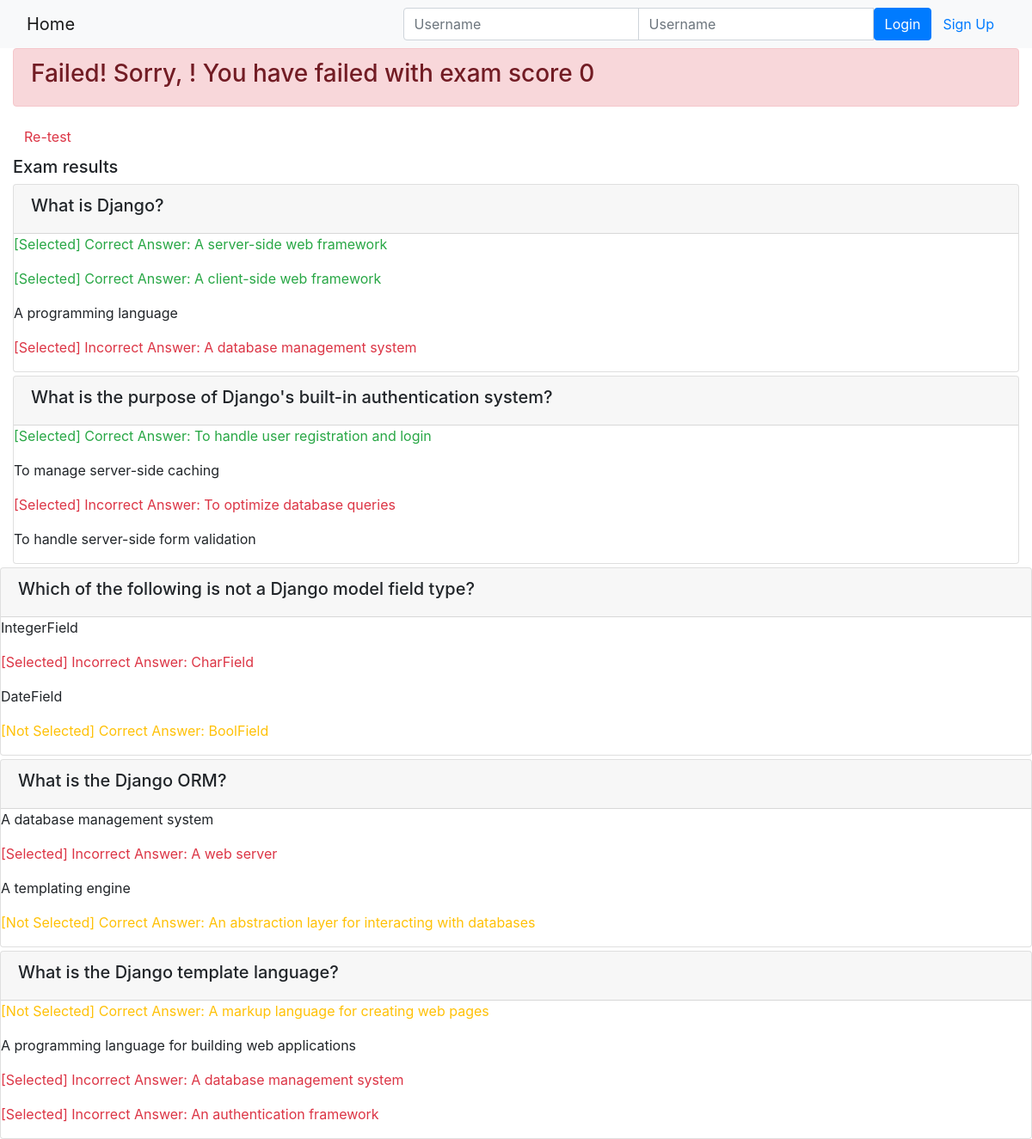
/onlinecourse/1/submission/1/result/, run on the app's committed database.
### onlinecourse/models.py (models this page shows, shortened)
class Question(models.Model):
    course = models.ForeignKey(Course, on_delete=models.CASCADE)
    question_text = models.CharField(max_length=250)
    grade = models.IntegerField(default=0)

class Choice(models.Model):
    question = models.ForeignKey(Question, on_delete=models.CASCADE)
    choice_text = models.CharField(max_length=250)
    is_correct = models.BooleanField(default=False)

### onlinecourse/views.py (the view)
# urls.py: path('<int:course_id>/submission/<int:submission_id>/result/', views.show_exam_result, name='show_exam_result'),
def show_exam_result(request, course_id, submission_id):
    course = get_object_or_404(Course, pk=course_id)
    submission = get_object_or_404(Submission, pk=submission_id)
    selected_choice_ids = submission.choices.values_list('pk', flat=True)
    total_score = 0
    for question in course.question_set.all():
        is_correct = True
        for choice in question.choice_set.all():
            if choice.is_correct and choice.pk not in selected_choice_ids:
                is_correct = False
            elif not choice.is_correct and choice.pk in selected_choice_ids:
                is_correct = False
        if is_correct:
            total_score += question.grade
    context = {
        'course_id': course_id,
        'submission_id': submission_id,
        'course': course,
        'selected_choice_ids': selected_choice_ids,
        'total_score': total_score,
        'user': request.user,
    }
    return render(request, 'onlinecourse/exam_result_bootstrap.html', context)

### onlinecourse/templates/onlinecourse/exam_result_bootstrap.html (shortened to what this page needs)
<!DOCTYPE html>
<html lang="en">
<head>
    {% load static %}
    <link rel="stylesheet" href="https://maxcdn.bootstrapcdn.com/bootstrap/4.5.2/css/bootstrap.min.css">
</head>
<body>
 <nav class="navbar navbar-light bg-light">
    <div class="container-fluid">
        <div class="navbar-header">
              <a class="navbar-brand" href="{% url 'onlinecourse:index' %}">Home</a>
        </div>
        <ul class="nav navbar-nav navbar-right">
            {% if user.is_authenticated %}
            <li>
                <a class="btn btn-link" href="#">{{ user.first_name }}({{ user.username }})</a>
                <a class="btn btn-link" href="{% url 'onlinecourse:logout' %}">Logout</a>
            </li>
            {% else %}
            <li>
                <form class="form-inline" action="{% url 'onlinecourse:login' %}" method="post">
                    <div class="input-group">
                        <input type="text" class="form-control" placeholder="Username" name="username" >
                        <input type="password" class="form-control" placeholder="Username" name="psw" >
                        <button class="btn btn-primary" type="submit">Login</button>
                        <a class="btn btn-link" href="{% url 'onlinecourse:registration' %}">Sign Up</a>
                    </div>
                </form>
            </li>
            {% endif %}
        </ul>
    </div>
</nav>
<div class="container-fluid">
    {% if total_score >= 80 %}
    <div class="alert alert-success">
       <h3>Congratulations, {{user.first_name}}! You have passed the exam and completed the course with score {{total_score}} </h3>
    </div>
        {% else %}
        <div class="alert alert-danger">
            <h3>Failed! Sorry, {{user.first_name}}! You have failed with exam score {{total_score}}</h3>
        </div>
        <a class="btn btn-link text-danger" href="{% url 'onlinecourse:course_details' course.id %}">Re-test</a>
        {% endif %}
        <div class="card-columns-vertical mt-1">
        <h5 class="">Exam results</h5>
            {% for question in course.question_set.all %}
                <div class="card mt-1">
                <div class="card-header"> <h5>{{question.order|add:1}}{{question.question_text}}</h5> </div>
                    {% for choice in question.choice_set.all %}
                        {% if choice.is_correct %}
                            {% if choice.id in selected_choice_ids %}
                                <p class="text-success">[Selected] Correct Answer: {{choice.choice_text}}</p>
                            {% else %}
                                <p class="text-warning">[Not Selected] Correct Answer: {{choice.choice_text}}</p>
                            {% endif %}
                            {% else %}
                            {% if choice.id in selected_choice_ids %}
                                <p class="text-danger">[Selected] Incorrect Answer: {{choice.choice_text}}</p>
                            {% else %}
                                <p>{{choice.choice_text}}</p>
                            {% endif %}
                        {% endif %}
                    {% endfor %}
                </div>
                </div>
            {% endfor %}
</body>
</html>

### data on the page
Question: question_text "What is Django?"
Choice: choice_text "A server-side web framework"
Choice: choice_text "A client-side web framework"
Choice: choice_text "A programming language"
Choice: choice_text "A database management system"
Question: question_text "What is the purpose of Django's built-in authentication system?"
Choice: choice_text "To handle user registration and login"
Choice: choice_text "To manage server-side caching"
Choice: choice_text "To optimize database queries"
Choice: choice_text "To handle server-side form validation"
Question: question_text "Which of the following is not a Django model field type?"
Choice: choice_text "IntegerField"
Choice: choice_text "CharField"
Choice: choice_text "DateField"
Choice: choice_text "BoolField"
Question: question_text "What is the Django ORM?"
Choice: choice_text "A database management system"
Choice: choice_text "A web server"
Choice: choice_text "A templating engine"
Choice: choice_text "An abstraction layer for interacting with databases"
Question: question_text "What is the Django template language?"
Choice: choice_text "A markup language for creating web pages"
Choice: choice_text "A programming language for building web applications"
Choice: choice_text "A database management system"
Choice: choice_text "An authentication framework"

### other printed values
{{ total_score }} "0"
